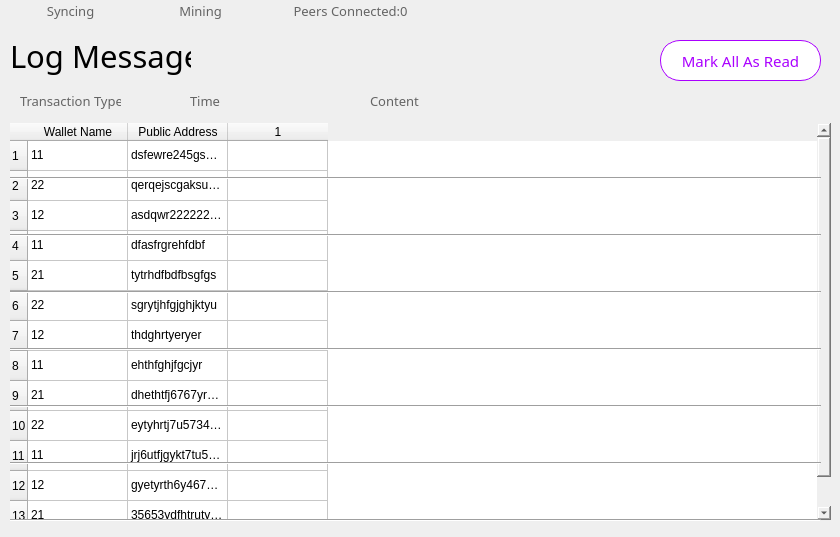
   <widget class="QWidget" name="p3">
    <widget class="QLabel" name="label_18">
     <property name="geometry">
      <rect>
       <x>10</x>
       <y>30</y>
       <width>181</width>
       <height>51</height>
      </rect>
     </property>
     <property name="font">
      <font>
       <family>等线</family>
       <pointsize>23</pointsize>
      </font>
     </property>
     <property name="text">
      <string>Log Message</string>
     </property>
    </widget>
    <widget class="QToolButton" name="toolButton_36">
     <property name="geometry">
      <rect>
       <x>270</x>
       <y>0</y>
       <width>151</width>
       <height>21</height>
      </rect>
     </property>
     <property name="font">
      <font>
       <family>微软雅黑 Light</family>
       <pointsize>10</pointsize>
      </font>
     </property>
     <property name="styleSheet">
      <string notr="true">border:0px;
color: rgb(100, 100, 100);</string>
     </property>
     <property name="text">
      <string>   Peers Connected:0</string>
     </property>
     <property name="icon">
      <iconset>
       <normaloff>pic/tubiaoer.png</normaloff>pic/tubiaoer.png</iconset>
     </property>
     <property name="toolButtonStyle">
      <enum>Qt::ToolButtonTextBesideIcon</enum>
     </property>
    </widget>
    <widget class="QToolButton" name="toolButton_37">
     <property name="geometry">
      <rect>
       <x>0</x>
       <y>0</y>
       <width>131</width>
       <height>21</height>
      </rect>
     </property>
     <property name="font">
      <font>
       <family>微软雅黑 Light</family>
       <pointsize>10</pointsize>
      </font>
     </property>
     <property name="styleSheet">
      <string notr="true">border:0px;
color: rgb(100, 100, 100);</string>
     </property>
     <property name="text">
      <string>   Syncing</string>
     </property>
     <property name="icon">
      <iconset>
       <normaloff>pic/grayqukuai.png</normaloff>pic/grayqukuai.png</iconset>
     </property>
     <property name="toolButtonStyle">
      <enum>Qt::ToolButtonTextBesideIcon</enum>
     </property>
    </widget>
    <widget class="QToolButton" name="toolButton_38">
     <property name="geometry">
      <rect>
       <x>130</x>
       <y>0</y>
       <width>131</width>
       <height>21</height>
      </rect>
     </property>
     <property name="font">
      <font>
       <family>微软雅黑 Light</family>
       <pointsize>10</pointsize>
      </font>
     </property>
     <property name="styleSheet">
      <string notr="true">border:0px;
color: rgb(100, 100, 100);</string>
     </property>
     <property name="text">
      <string>   Mining</string>
     </property>
     <property name="icon">
      <iconset>
       <normaloff>pic/graymining.png</normaloff>pic/graymining.png</iconset>
     </property>
     <property name="toolButtonStyle">
      <enum>Qt::ToolButtonTextBesideIcon</enum>
     </property>
    </widget>
    <widget class="QPushButton" name="pushButton_37">
     <property name="geometry">
      <rect>
       <x>660</x>
       <y>40</y>
       <width>161</width>
       <height>41</height>
      </rect>
     </property>
     <property name="font">
      <font>
       <family>微软雅黑 Light</family>
       <pointsize>11</pointsize>
      </font>
     </property>
     <property name="cursor">
      <cursorShape>PointingHandCursor</cursorShape>
     </property>
     <property name="styleSheet">
      <string notr="true">border-width: 1px;

border-color: rgb(170, 0, 255);
background-color: rgb(255, 255, 255);
color: rgb(170, 0, 255);
border-radius:20px;
border-style:solid; 
</string>
     </property>
     <property name="text">
      <string>Mark All As Read</string>
     </property>
    </widget>
    <widget class="QTableWidget" name="LogMessage">
     <property name="geometry">
      <rect>
       <x>10</x>
       <y>123</y>
       <width>821</width>
       <height>397</height>
      </rect>
     </property>
     <property name="styleSheet">
      <string notr="true">border:0px;</string>
     </property>
     <row>
      <property name="text">
       <string>1</string>
      </property>
     </row>
     <row>
      <property name="text">
       <string>2</string>
      </property>
     </row>
     <row>
      <property name="text">
       <string>3</string>
      </property>
     </row>
     <row>
      <property name="text">
       <string>4</string>
      </property>
     </row>
     <row>
      <property name="text">
       <string>5</string>
      </property>
     </row>
     <row>
      <property name="text">
       <string>6</string>
      </property>
     </row>
     <row>
      <property name="text">
       <string>7</string>
      </property>
     </row>
     <row>
      <property name="text">
       <string>8</string>
      </property>
     </row>
     <row>
      <property name="text">
       <string>9</string>
      </property>
     </row>
     <row>
      <property name="text">
       <string>10</string>
      </property>
     </row>
     <row>
      <property name="text">
       <string>11</string>
      </property>
     </row>
     <row>
      <property name="text">
       <string>12</string>
      </property>
     </row>
     <row>
      <property name="text">
       <string>13</string>
      </property>
     </row>
     <column>
      <property name="text">
       <string>Wallet Name</string>
      </property>
     </column>
     <column>
      <property name="text">
       <string>Public Address</string>
      </property>
     </column>
     <column>
      <property name="text">
       <string>1</string>
      </property>
     </column>
     <item row="0" column="0">
      <property name="text">
       <string>11</string>
      </property>
     </item>
     <item row="0" column="1">
      <property name="text">
       <string>dsfewre245gsgweqeq</string>
      </property>
     </item>
     <item row="1" column="0">
      <property name="text">
       <string>22</string>
      </property>
     </item>
     <item row="1" column="1">
      <property name="text">
       <string>qerqejscgaksudtqo</string>
      </property>
     </item>
     <item row="2" column="0">
      <property name="text">
       <string>12</string>
      </property>
     </item>
     <item row="2" column="1">
      <property name="text">
       <string>asdqwr222222eAD</string>
      </property>
     </item>
     <item row="3" column="0">
      <property name="text">
       <string>11</string>
      </property>
     </item>
     <item row="3" column="1">
      <property name="text">
       <string>dfasfrgrehfdbf</string>
      </property>
     </item>
     <item row="4" column="0">
      <property name="text">
       <string>21</string>
      </property>
     </item>
     <item row="4" column="1">
      <property name="text">
       <string>tytrhdfbdfbsgfgs</string>
      </property>
     </item>
     <item row="5" column="0">
      <property name="text">
       <string>22</string>
      </property>
     </item>
     <item row="5" column="1">
      <property name="text">
       <string>sgrytjhfgjghjktyu</string>
      </property>
     </item>
     <item row="6" column="0">
      <property name="text">
       <string>12</string>
      </property>
     </item>
     <item row="6" column="1">
      <property name="text">
       <string>thdghrtyeryer</string>
      </property>
     </item>
     <item row="7" column="0">
      <property name="text">
       <string>11</string>
      </property>
     </item>
     <item row="7" column="1">
      <property name="text">
       <string>ehthfghjfgcjyr</string>
      </property>
     </item>
     <item row="8" column="0">
      <property name="text">
       <string>21</string>
      </property>
     </item>
     <item row="8" column="1">
      <property name="text">
       <string>dhethtfj6767yru67543</string>
      </property>
     </item>
     <item row="9" column="0">
      <property name="text">
       <string>22</string>
      </property>
     </item>
     <item row="9" column="1">
      <property name="text">
       <string>eytyhrtj7u573462te</string>
      </property>
     </item>
     <item row="10" column="0">
      <property name="text">
       <string>11</string>
      </property>
     </item>
     <item row="10" column="1">
      <property name="text">
       <string>jrj6utfjgykt7tu57ey4y</string>
      </property>
     </item>
     <item row="11" column="0">
      <property name="text">
       <string>12</string>
      </property>
     </item>
     <item row="11" column="1">
      <property name="text">
       <string>gyetyrth6y46746uthy</string>
      </property>
     </item>
     <item row="12" column="0">
      <property name="text">
       <string>21</string>
      </property>
     </item>
     <item row="12" column="1">
      <property name="text">
       <string>35653ydfhtrutyiu7i67k</string>
      </property>
     </item>
    </widget>
    <widget class="QLabel" name="label_56">
     <property name="geometry">
      <rect>
       <x>190</x>
       <y>90</y>
       <width>91</width>
       <height>21</height>
      </rect>
     </property>
     <property name="font">
      <font>
       <family>等线</family>
       <pointsize>10</pointsize>
      </font>
     </property>
     <property name="styleSheet">
      <string notr="true">color: rgb(100, 100, 100);</string>
     </property>
     <property name="text">
      <string>Time</string>
     </property>
    </widget>
    <widget class="QLabel" name="label_57">
     <property name="geometry">
      <rect>
       <x>20</x>
       <y>90</y>
       <width>101</width>
       <height>21</height>
      </rect>
     </property>
     <property name="font">
      <font>
       <family>等线</family>
       <pointsize>10</pointsize>
      </font>
     </property>
     <property name="styleSheet">
      <string notr="true">color: rgb(100, 100, 100);</string>
     </property>
     <property name="text">
      <string>Transaction Type</string>
     </property>
    </widget>
    <widget class="QLabel" name="label_58">
     <property name="geometry">
      <rect>
       <x>370</x>
       <y>90</y>
       <width>91</width>
       <height>21</height>
      </rect>
     </property>
     <property name="font">
      <font>
       <family>等线</family>
       <pointsize>10</pointsize>
      </font>
     </property>
     <property name="styleSheet">
      <string notr="true">color: rgb(100, 100, 100);</string>
     </property>
     <property name="text">
      <string>Content</string>
     </property>
    </widget>
    <widget class="Line" name="line_29">
     <property name="geometry">
      <rect>
       <x>10</x>
       <y>341</y>
       <width>811</width>
       <height>16</height>
      </rect>
     </property>
     <property name="orientation">
      <enum>Qt::Horizontal</enum>
     </property>
    </widget>
    <widget class="Line" name="line_30">
     <property name="geometry">
      <rect>
       <x>10</x>
       <y>170</y>
       <width>811</width>
       <height>16</height>
      </rect>
     </property>
     <property name="orientation">
      <enum>Qt::Horizontal</enum>
     </property>
    </widget>
    <widget class="Line" name="line_31">
     <property name="geometry">
      <rect>
       <x>10</x>
       <y>284</y>
       <width>811</width>
       <height>16</height>
      </rect>
     </property>
     <property name="orientation">
      <enum>Qt::Horizontal</enum>
     </property>
    </widget>
    <widget class="Line" name="line_32">
     <property name="geometry">
      <rect>
       <x>10</x>
       <y>455</y>
       <width>811</width>
       <height>16</height>
      </rect>
     </property>
     <property name="orientation">
      <enum>Qt::Horizontal</enum>
     </property>
    </widget>
    <widget class="Line" name="line_33">
     <property name="geometry">
      <rect>
       <x>10</x>
       <y>227</y>
       <width>811</width>
       <height>16</height>
      </rect>
     </property>
     <property name="orientation">
      <enum>Qt::Horizontal</enum>
     </property>
    </widget>
    <widget class="Line" name="line_34">
     <property name="geometry">
      <rect>
       <x>10</x>
       <y>398</y>
       <width>811</width>
       <height>16</height>
      </rect>
     </property>
     <property name="orientation">
      <enum>Qt::Horizontal</enum>
     </property>
    </widget>
    <widget class="Line" name="line_35">
     <property name="geometry">
      <rect>
       <x>10</x>
       <y>512</y>
       <width>811</width>
       <height>16</height>
      </rect>
     </property>
     <property name="orientation">
      <enum>Qt::Horizontal</enum>
     </property>
    </widget>
   </widget>
